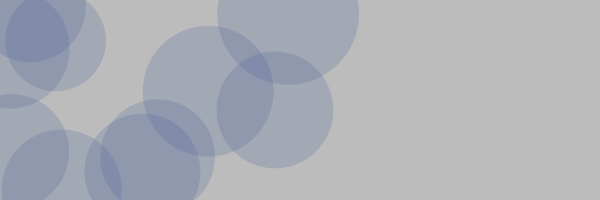
Frame 1 (no input)
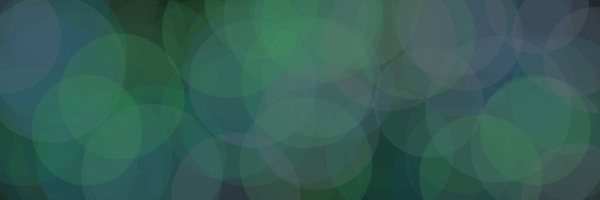
Frame 60 (the mouse pressed at the canvas centre just before this capture)
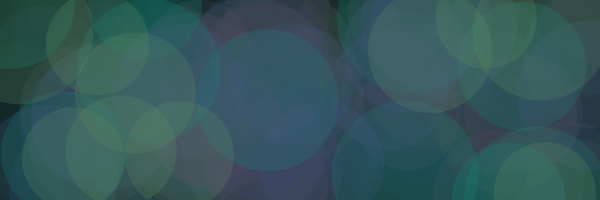
Frame 120 (the mouse held since frame 60 and released just before this capture)

The Processing sketch that drew these frames (run headless with seeded random() and noise(); from frame 60 on, the mouse is pressed at the canvas centre):

// Processing sketch: processing_105452
// ── processing_105452.pde

float[]x=new float[10];
float[]y=new float[10];
float[]spanX =new float[10];


void setup(){
  size(600,200);
  frameRate(15);
}

void draw(){
  fill(random(20,120),random(85,180),random(70,170),60);
  noStroke();
  
  for(int i=0;i<x.length;i++){
    x[i]=random(width);
    y[i]=random(height);
    spanX[i]=random(100,150);
    ellipse(x[i],y[i],spanX[i],spanX[i]);
  }
  
  fill(0,20);
  rect(0,0,width,height);
}
